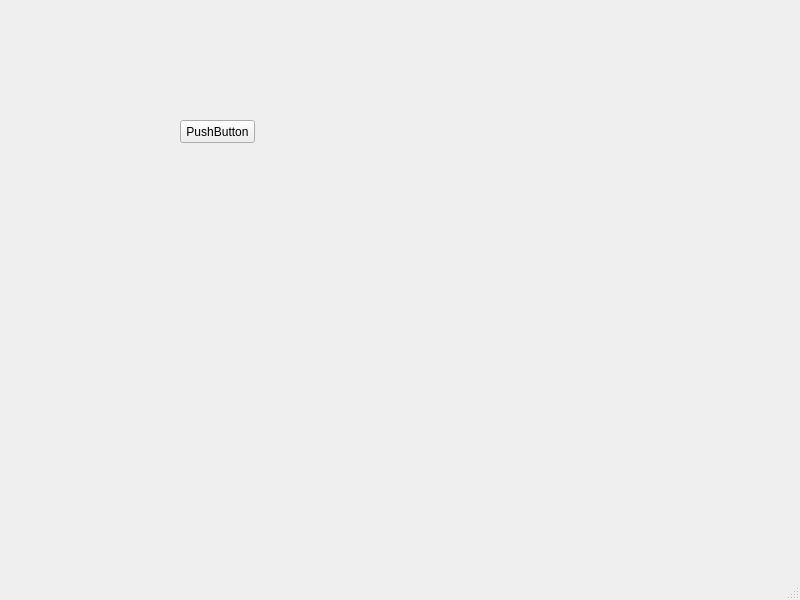
<?xml version="1.0" encoding="UTF-8"?>
<ui version="4.0">
 <class>SimulationWindow</class>
 <widget class="QMainWindow" name="SimulationWindow">
  <property name="geometry">
   <rect>
    <x>0</x>
    <y>0</y>
    <width>800</width>
    <height>600</height>
   </rect>
  </property>
  <property name="windowTitle">
   <string>MainWindow</string>
  </property>
  <widget class="QWidget" name="centralwidget">
   <widget class="QPushButton" name="k">
    <property name="geometry">
     <rect>
      <x>180</x>
      <y>120</y>
      <width>75</width>
      <height>23</height>
     </rect>
    </property>
    <property name="text">
     <string>PushButton</string>
    </property>
   </widget>
  </widget>
  <widget class="QMenuBar" name="menubar">
   <property name="geometry">
    <rect>
     <x>0</x>
     <y>0</y>
     <width>800</width>
     <height>21</height>
    </rect>
   </property>
  </widget>
  <widget class="QStatusBar" name="statusbar"/>
 </widget>
 <resources/>
 <connections/>
</ui>
